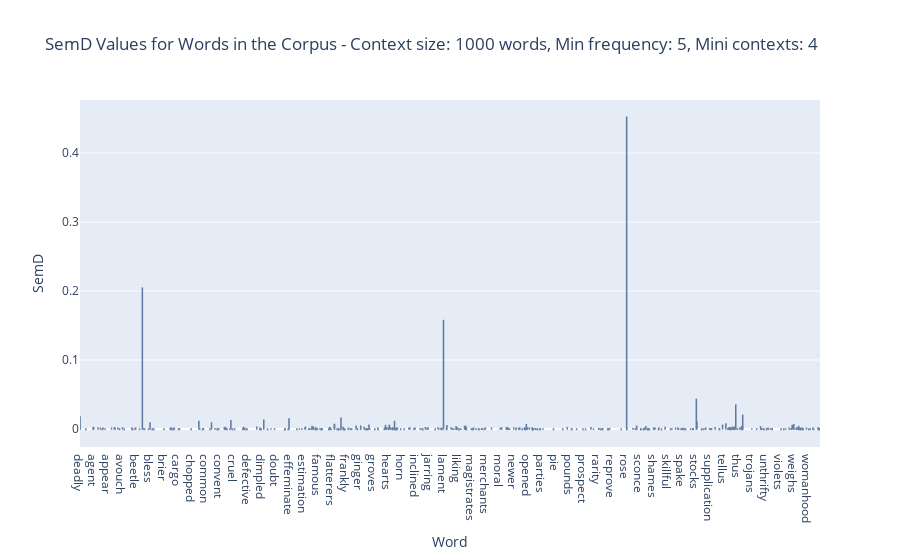

Notebook code for this chart:
### Code cell
# Plot the semD values using plotly

fig = px.bar(df, x='Word', y='SemD', title='SemD Values for Words in the Corpus - Context size: 1000 words, Min frequency: 5, Mini contexts: 4 ')

# add color to the plot
fig.update_traces(marker_color='rgb(158,202,225)', marker_line_color='rgb(8,48,107)',
                  marker_line_width=1.5, opacity=0.6)
fig.show()

### Figure 1 — Plotly figure (JSON) as saved in the notebook; plotly's stock layout.template omitted (floating-point values rounded to 4 significant figures; data arrays with more than 128 entries replaced by an {"elided": "..."} marker saying what was removed)
{"data": [{"alignmentgroup": "True", "hovertemplate": "Word=%{x}<br>SemD=%{y}<extra></extra>", "legendgroup": "", "marker": {"color": "rgb(158,202,225)", "line": {"color": "rgb(8,48,107)", "width": 1.5}, "pattern": {"shape": ""}}, "name": "", "offsetgroup": "", "opacity": 0.6, "orientation": "v", "showlegend": false, "textposition": "auto", "type": "bar", "x": {"elided": "8824 str values"}, "xaxis": "x", "y": {"elided": "8824 float values"}, "yaxis": "y"}], "layout": {"barmode": "relative", "legend": {"tracegroupgap": 0}, "title": {"text": "SemD Values for Words in the Corpus - Context size: 1000 words, Min frequency: 5, Mini contexts: 4 "}, "xaxis": {"anchor": "y", "domain": [0, 1], "title": {"text": "Word"}}, "yaxis": {"anchor": "x", "domain": [0, 1], "title": {"text": "SemD"}}}}
